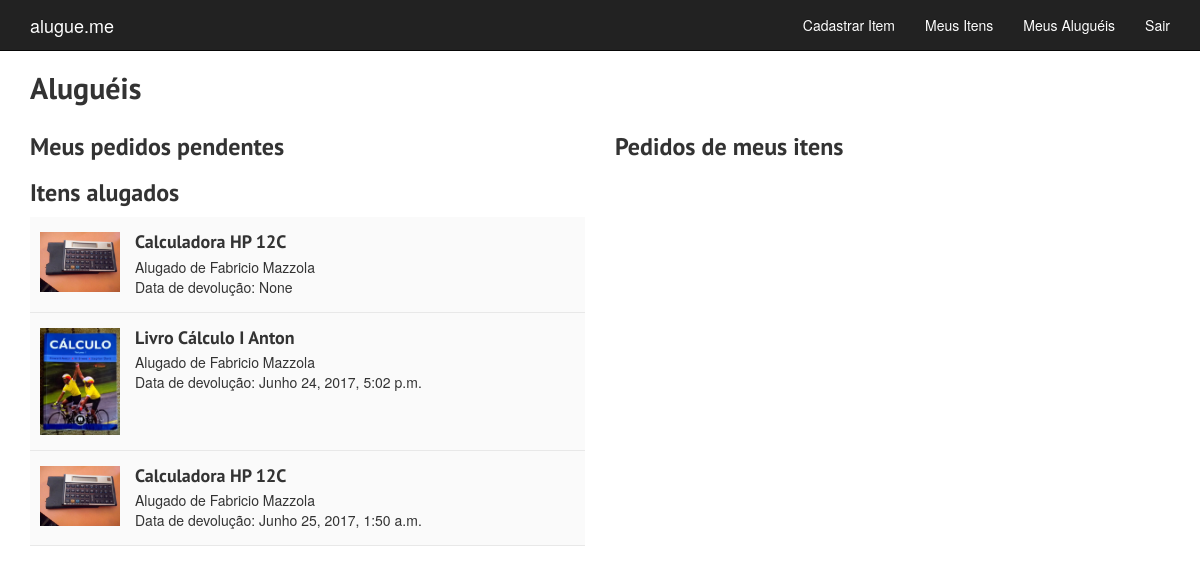
The page /rents/ (signed in) on the database as committed earlier.
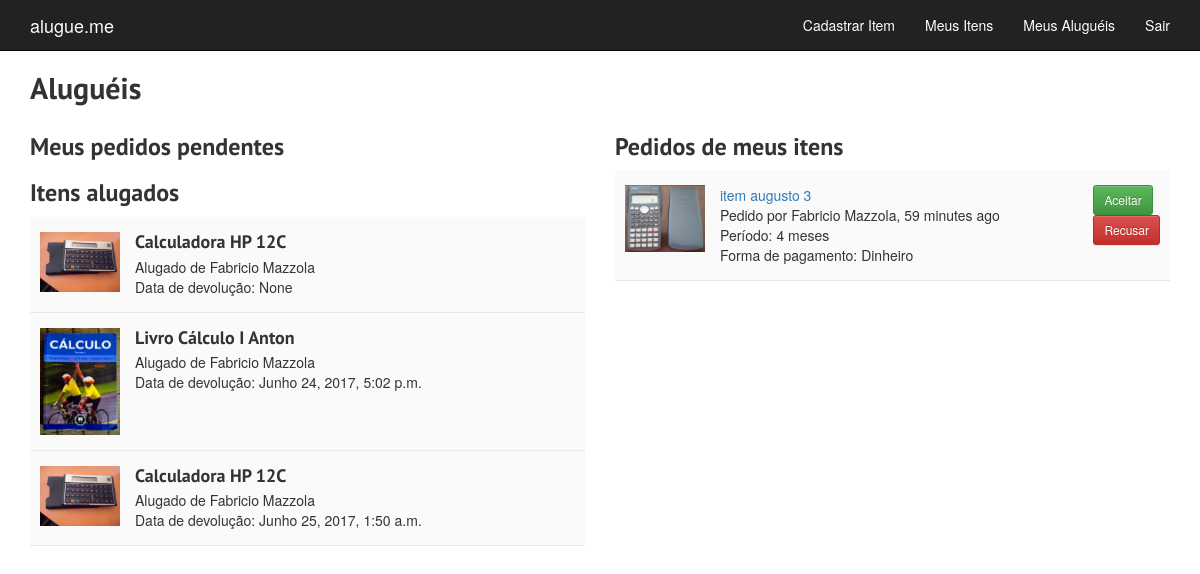
The same page on the database as committed later.
### alugueme/models.py (models this page shows, shortened)
class Rent(models.Model):
    PENDING_STATUS = 1
    CANCELLED_STATUS = 2
    CONFIRMED_STATUS = 3
    STATUS_CHOICES = (
        (PENDING_STATUS, 'Pendente'),
        (CANCELLED_STATUS, 'Cancelado'),
        (CONFIRMED_STATUS, 'Confirmado'),
    )
    MONEY = 1
    TRADE = 2
    PAYMENT_CHOICES = (
        (MONEY, 'Dinheiro'),
        (TRADE, 'Troca'),
    )
    user = models.ForeignKey(User,on_delete=models.CASCADE) # TODO conferir se ta correto usar foreignkey. outra possibilidade é modelar pedido de aluguel em uma classe diferente.
    item = models.ForeignKey(Item,on_delete=models.CASCADE)
    status = models.IntegerField(choices=STATUS_CHOICES, default=PENDING_STATUS)
    request_date = models.DateTimeField()
    confirmation_date = models.DateTimeField(blank=True, null=True)
    months = models.PositiveIntegerField(verbose_name='Meses', validators=[MinValueValidator(1), MaxValueValidator(6)], default=1) #TODO limit field max and min
    payment = models.IntegerField(choices=PAYMENT_CHOICES,verbose_name='Forma de pagamento')

class Item(models.Model): # TODO generate thumbnail images?
    AVAILABLE_STATUS = 1
    UNAVAILABLE_STATUS = 2
    STATUS_CHOICES = (
        (AVAILABLE_STATUS, 'Disponível'),
        (UNAVAILABLE_STATUS, 'Indisponível'),
    )
    title = models.CharField(max_length=60, verbose_name='Título')
    description = models.TextField(max_length=800, verbose_name='Descrição')
    published_date = models.DateTimeField(blank=True, null=True)
    owner = models.ForeignKey('auth.User')
    price = models.DecimalField(max_digits=4, decimal_places=2, default=0, verbose_name='Preço')
    image = models.ImageField(upload_to = 'images/', default = 'images/None/no-img.jpg', verbose_name='Foto')
    status = models.IntegerField(choices=STATUS_CHOICES, default=AVAILABLE_STATUS)

### alugueme/views.py (the view)
# urls.py: url(r'^rents/$', views.rents, name='rents'),
@login_required(login_url='login')
def rents(request):
    my_rents = Rent.objects.filter(user=request.user, status=Rent.PENDING_STATUS)
    my_current_rents = Rent.objects.filter(user=request.user, status=Rent.CONFIRMED_STATUS)
    rents_my_items = Rent.objects.filter(item__owner=request.user, status=Rent.PENDING_STATUS)
    for rent in my_current_rents:
        rent.return_date = rent.confirmation_date
    return render(request, 'alugueme/rents.html', {'my_rents': my_rents, 'rents_my_items': rents_my_items, 'my_current_rents': my_current_rents, 'payment_choices': Rent.PAYMENT_CHOICES})

### alugueme/templates/alugueme/rents.html (shortened to what this page needs)
{% extends 'alugueme/base.html' %}
{% load humanize %}
{% block content %}
  <h2>Aluguéis</h2>
  <div class="row rents">
    <div class="col-md-6">
      <h3>Meus pedidos pendentes</h3>
      <h3>Itens alugados</h3>
      {% for rent in my_current_rents %}
        <div class="my_current_rent clearfix">
          <div class="rent_img">
            <img src="{{ rent.item.image.url }}">
          </div>
          <div class="rent_description">
            <h4><a href="{% url 'item_detail' pk=rent.item.pk %}">{{ rent.item.title }}</a><br></h4>
            Alugado de {{ rent.item.owner.first_name }} {{ rent.item.owner.last_name }}<br>
            Data de devolução: {{ rent.return_date }}
          </div>
        </div>
      {% endfor %}
    </div>
    <div class="col-md-6">
      <h3>Pedidos de meus itens</h3>
      {% for rent in rents_my_items %}
        <div class="my_item_rent clearfix">
          <div class="rent_img">
            <img src="{{ rent.item.image.url }}">
          </div>
          <div class="rent_description">
            <a href="{% url 'item_detail' pk=rent.item.pk %}">{{ rent.item.title }}</a><br>
            Pedido por {{ rent.user.first_name }} {{ rent.user.last_name }}, {{ rent.request_date|naturaltime }}<br>
            Período: {{ rent.months }} meses<br>
            Forma de pagamento:
              {% if rent.payment == 1 %}
                {{ payment_choices.0.1 }}
              {% else %}
                {{ payment_choices.1.1 }}
              {% endif %}
          </div>
          <div class="rent_buttons">
            <form action="{% url 'rent_accept' pk=rent.pk %}" method="post">{% csrf_token %}
              <button type="submit" class="btn btn-success btn-sm">Aceitar</button>
            </form>
            <form action="{% url 'rent_reject' pk=rent.pk %}" method="post">{% csrf_token %}
              <button type="submit" class="btn btn-danger btn-sm">Recusar</button>
            </form>
          </div>
        </div>
      {% endfor %}
    </div>
  </div>
{% endblock %}

### alugueme/templates/alugueme/base.html (shortened to what this page needs)
{% load staticfiles %}
<!DOCTYPE html>
<html>
    <head>
        <link rel="stylesheet" href="{% static 'css/bootstrap.min.css' %}">
        <link rel="stylesheet" href="{% static 'css/bootstrap-theme.min.css' %}">
        <link rel="stylesheet" href="{% static 'css/style.css' %}">
    </head>
    <body>
        <nav class="navbar navbar-inverse navbar-static-top">
            <div class="container">
              <div class="navbar-header">
                <a class="navbar-brand" href="{% url 'index' %}">alugue.me</a>
              </div>
              <div id="navbar" class="navbar-collapse collapse">
                <ul class="nav navbar-nav navbar-right">
                  {% if user.is_authenticated %}
                    <li><a href="{% url 'item_new' %}">Cadastrar Item</a></li>
                    <li><a href="{% url 'items_my' %}">Meus Itens</a></li>
                    <li><a href="{% url 'rents' %}">Meus Aluguéis</a></li>
                    <li><a href="{% url 'logout' %}">Sair</a></li>
                  {% else %}
                  <li><a href="{% url 'signup' %}">Cadastrar-se</a></li>
                  <li><a href="{% url 'login' %}">Entrar</a></li>
                  {% endif %}
                </ul>
              </div>
            </div>
          </nav>
          <div class="container">
            {% block content %}
            {% endblock %}
          </div>
    </body>
</html>

### alugueme/static/css/style.css (style rules this page uses)
button, input, select, textarea { padding: 5px; }
h1, h2, h3, h4, h5, h5 { font-family: 'PT Sans', sans-serif; font-weight: 700; }
.navbar-inverse { background: #222222; margin-bottom: 0; }
.navbar-inverse .navbar-brand, .navbar-inverse .navbar-nav > li > a { color: #fff; }
.rents .pending_rent, .rents .my_item_rent, .rents .my_current_rent { background: #fafafa; padding: 15px 10px; border-bottom: 1px solid #e8e8e8; }
.rents .rent_img { max-width: 80px; float: left; }
.rents .rent_img img { max-width: 100%; }
.rents .rent_description { padding-left: 15px; display: inline-block; }
.rents .rent_description h4 { margin:0 0 5px; }
.rents .rent_description h4 a { color: #333; }
.rents .rent_buttons { float: right; }
.clearfix:after { content: ""; display: table; clear: both; }

Rows that differ between the two databases and show on the page:
added Rent: item.image (picture), item "item augusto 3", user.first_name "Fabricio", user.last_name "Mazzola", request_date "59 minutes ago", months "4", payment_choices "Dinheiro", shown under "Pedidos de meus itens"
